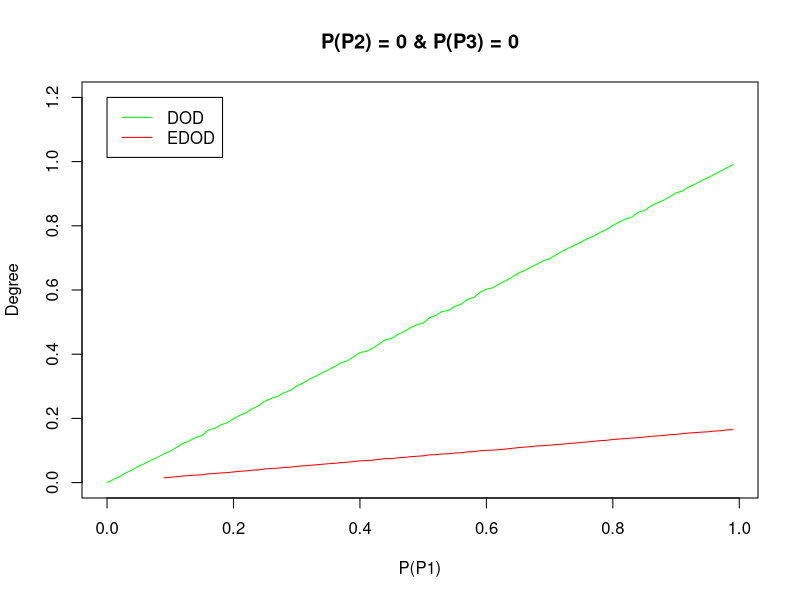

Generate this figure with R:
pP0 <- c(1.0,0.99,0.98,0.97,0.96,0.95,0.94,0.9299999999999999,0.92,0.91,0.9,0.89,0.88,0.87,0.86,0.85,0.84,0.83,0.82,0.8099999999999999,0.7999999999999999,0.7899999999999999,0.7799999999999999,0.7699999999999999,0.7599999999999999,0.75,0.74,0.73,0.72,0.71,0.7,0.69,0.6799999999999999,0.6699999999999999,0.6599999999999999,0.6499999999999999,0.6399999999999999,0.6299999999999999,0.6199999999999999,0.6099999999999999,0.5999999999999999,0.5899999999999999,0.5799999999999998,0.5699999999999998,0.5599999999999998,0.5499999999999998,0.5399999999999998,0.5299999999999998,0.5199999999999998,0.5099999999999998,0.4999999999999998,0.48999999999999977,0.47999999999999976,0.46999999999999975,0.45999999999999974,0.44999999999999973,0.4399999999999997,0.4299999999999997,0.4199999999999997,0.4099999999999997,0.3999999999999997,0.3899999999999997,0.37999999999999967,0.36999999999999966,0.35999999999999965,0.34999999999999964,0.33999999999999964,0.3299999999999996,0.3199999999999996,0.3099999999999996,0.2999999999999996,0.2899999999999996,0.2799999999999996,0.2699999999999996,0.25999999999999956,0.24999999999999956,0.23999999999999955,0.22999999999999954,0.21999999999999953,0.20999999999999952,0.1999999999999995,0.1899999999999995,0.1799999999999995,0.16999999999999948,0.15999999999999948,0.14999999999999947,0.13999999999999946,0.12999999999999945,0.11999999999999944,0.10999999999999943,0.09999999999999942,0.08999999999999941,0.0799999999999994,0.0699999999999994,0.05999999999999939,0.04999999999999938,0.03999999999999937,0.02999999999999936,0.01999999999999935,0.009999999999999343)
pP1 <- c(0.0,0.01,0.02,0.03,0.04,0.05,0.060000000000000005,0.07,0.08,0.09,0.09999999999999999,0.10999999999999999,0.11999999999999998,0.12999999999999998,0.13999999999999999,0.15,0.16,0.17,0.18000000000000002,0.19000000000000003,0.20000000000000004,0.21000000000000005,0.22000000000000006,0.23000000000000007,0.24000000000000007,0.25000000000000006,0.26000000000000006,0.2700000000000001,0.2800000000000001,0.2900000000000001,0.3000000000000001,0.3100000000000001,0.3200000000000001,0.3300000000000001,0.34000000000000014,0.35000000000000014,0.36000000000000015,0.37000000000000016,0.38000000000000017,0.3900000000000002,0.4000000000000002,0.4100000000000002,0.4200000000000002,0.4300000000000002,0.4400000000000002,0.45000000000000023,0.46000000000000024,0.47000000000000025,0.48000000000000026,0.49000000000000027,0.5000000000000002,0.5100000000000002,0.5200000000000002,0.5300000000000002,0.5400000000000003,0.5500000000000003,0.5600000000000003,0.5700000000000003,0.5800000000000003,0.5900000000000003,0.6000000000000003,0.6100000000000003,0.6200000000000003,0.6300000000000003,0.6400000000000003,0.6500000000000004,0.6600000000000004,0.6700000000000004,0.6800000000000004,0.6900000000000004,0.7000000000000004,0.7100000000000004,0.7200000000000004,0.7300000000000004,0.7400000000000004,0.7500000000000004,0.7600000000000005,0.7700000000000005,0.7800000000000005,0.7900000000000005,0.8000000000000005,0.8100000000000005,0.8200000000000005,0.8300000000000005,0.8400000000000005,0.8500000000000005,0.8600000000000005,0.8700000000000006,0.8800000000000006,0.8900000000000006,0.9000000000000006,0.9100000000000006,0.9200000000000006,0.9300000000000006,0.9400000000000006,0.9500000000000006,0.9600000000000006,0.9700000000000006,0.9800000000000006,0.9900000000000007)
pP2 <- c(0.0,0.0,0.0,0.0,0.0,0.0,0.0,0.0,0.0,0.0,0.0,0.0,0.0,0.0,0.0,0.0,0.0,0.0,0.0,0.0,0.0,0.0,0.0,0.0,0.0,0.0,0.0,0.0,0.0,0.0,0.0,0.0,0.0,0.0,0.0,0.0,0.0,0.0,0.0,0.0,0.0,0.0,0.0,0.0,0.0,0.0,0.0,0.0,0.0,0.0,0.0,0.0,0.0,0.0,0.0,0.0,0.0,0.0,0.0,0.0,0.0,0.0,0.0,0.0,0.0,0.0,0.0,0.0,0.0,0.0,0.0,0.0,0.0,0.0,0.0,0.0,0.0,0.0,0.0,0.0,0.0,0.0,0.0,0.0,0.0,0.0,0.0,0.0,0.0,0.0,0.0,0.0,0.0,0.0,0.0,0.0,0.0,0.0,0.0,0.0)
pP3 <- c(0.0,0.0,0.0,0.0,0.0,0.0,0.0,0.0,0.0,0.0,0.0,0.0,0.0,0.0,0.0,0.0,0.0,0.0,0.0,0.0,0.0,0.0,0.0,0.0,0.0,0.0,0.0,0.0,0.0,0.0,0.0,0.0,0.0,0.0,0.0,0.0,0.0,0.0,0.0,0.0,0.0,0.0,0.0,0.0,0.0,0.0,0.0,0.0,0.0,0.0,0.0,0.0,0.0,0.0,0.0,0.0,0.0,0.0,0.0,0.0,0.0,0.0,0.0,0.0,0.0,0.0,0.0,0.0,0.0,0.0,0.0,0.0,0.0,0.0,0.0,0.0,0.0,0.0,0.0,0.0,0.0,0.0,0.0,0.0,0.0,0.0,0.0,0.0,0.0,0.0,0.0,0.0,0.0,0.0,0.0,0.0,0.0,0.0,0.0,0.0)
edod <- c(NaN,NaN,NaN,NaN,NaN,NaN,NaN,NaN,NaN,0.015130279999999998,0.016275920000000013,0.01856574000000001,0.02040787999999998,0.021807780000000006,0.023484979999999985,0.024037999999999997,0.02726248000000002,0.028143399999999968,0.029983940000000008,0.03102240000000001,0.03319938,0.03516942000000001,0.03642058000000001,0.03863054000000002,0.039742339999999994,0.04269143999999999,0.04405131999999998,0.044880640000000006,0.047075439999999996,0.04809079999999995,0.05043033999999999,0.052062099999999986,0.05364243999999996,0.055318740000000026,0.05701741999999999,0.05881434,0.06003066000000001,0.06220597999999998,0.06348394000000003,0.06538211999999996,0.06796453999999996,0.06850715999999994,0.06973912000000003,0.07236143999999999,0.07477578000000003,0.07470105999999999,0.07717549999999991,0.07839152,0.0806731,0.08207430000000003,0.08325257999999998,0.08638560000000006,0.08707949999999998,0.08910780000000003,0.08972444000000007,0.0921439800000001,0.09295584000000001,0.09561191999999998,0.09644565999999996,0.09930305999999996,0.10060016000000006,0.10109641999999998,0.10287105999999997,0.10446472000000005,0.10662867999999995,0.10890117999999997,0.11041442000000005,0.11192098000000003,0.11426931999999997,0.11513443999999985,0.11651065999999993,0.11842315999999993,0.11960739999999992,0.12188291999999994,0.12318139999999982,0.1251476,0.12661217999999996,0.12869826000000015,0.13037012000000003,0.1317630999999999,0.13422617999999992,0.1357361,0.13730643999999995,0.1387271800000001,0.13988741999999996,0.1418679400000001,0.1439714200000001,0.14544894,0.14663440000000003,0.14928013999999987,0.1502792599999999,0.15232816000000002,0.1544998,0.15564937999999987,0.15713051999999988,0.15816027999999982,0.16039172000000007,0.1613926200000001,0.16404397999999998,0.16516870000000006)
dod <- c(0.0,0.009679999999999946,0.018979999999999893,0.030659999999999826,0.03967999999999989,0.051619999999999874,0.05955999999999993,0.07011999999999995,0.07913999999999999,0.08954000000000001,0.09820000000000008,0.10956000000000014,0.12176000000000003,0.13001999999999997,0.14032000000000014,0.14644000000000018,0.16340000000000016,0.16868000000000008,0.18010000000000023,0.18621999999999997,0.19934000000000004,0.20971999999999985,0.21806000000000003,0.23043999999999987,0.23985999999999988,0.25426000000000004,0.2626,0.2688399999999999,0.2799000000000001,0.28753999999999985,0.30120000000000025,0.30976000000000037,0.32192000000000054,0.3311600000000002,0.34192,0.3513200000000001,0.3615399999999999,0.3731000000000002,0.37925999999999976,0.3922800000000001,0.4052600000000001,0.4087599999999998,0.4185999999999994,0.4316799999999992,0.4447799999999994,0.4490599999999998,0.46173999999999954,0.4708599999999999,0.48274000000000006,0.4917,0.49736000000000014,0.5137800000000001,0.52068,0.5331200000000005,0.536320000000001,0.5487200000000003,0.5558400000000003,0.5706399999999998,0.5764199999999999,0.5928600000000002,0.6023600000000006,0.6069000000000009,0.6184800000000005,0.6288400000000001,0.6393600000000004,0.6522399999999998,0.6600799999999999,0.6708400000000003,0.6805800000000003,0.6908799999999998,0.6975999999999997,0.7092999999999997,0.7207200000000007,0.7306200000000005,0.73968,0.7500200000000002,0.7601799999999999,0.768299999999999,0.7794799999999997,0.7885599999999995,0.8011399999999999,0.8119800000000003,0.8209799999999998,0.8272399999999988,0.84218,0.8475399999999998,0.8617400000000006,0.87082,0.8793399999999991,0.8906799999999995,0.90272,0.9082800000000001,0.9209800000000005,0.9295800000000011,0.9408200000000005,0.9493999999999997,0.9596600000000021,0.9701400000000026,0.9802000000000043,0.9905400000000039)
plot(pP1, edod, col = "red", ylim=c(0,1.2), main="P(P2) = 0 & P(P3) = 0", xlab="P(P1)", ylab="Degree", type="l")
lines(pP1, dod, col = "green")
legend(0,1.2,c("DOD", "EDOD"), col=c("green", "red"), lty=1)